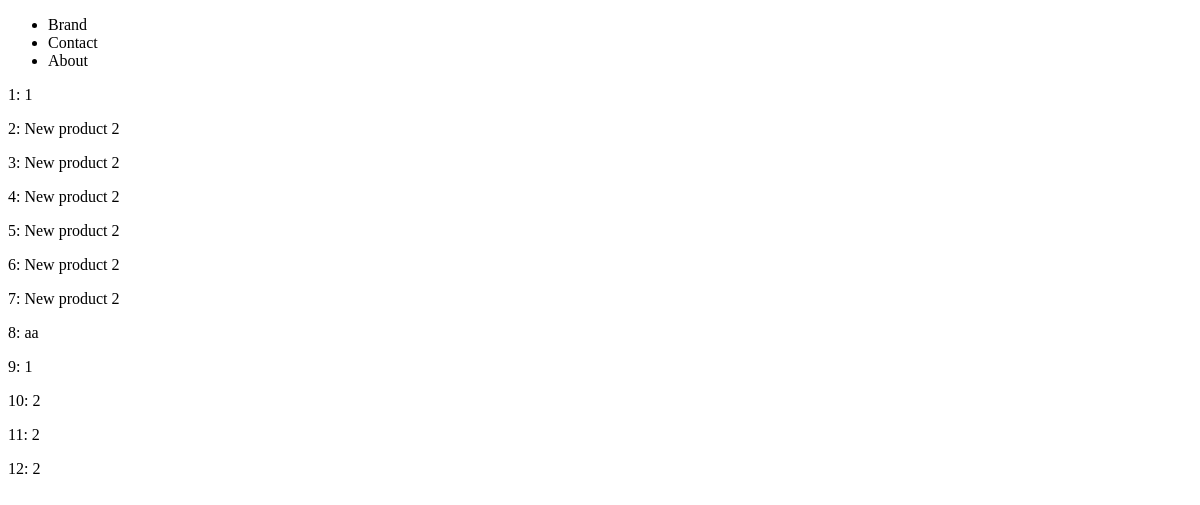
/product/, run on an earlier commit of the app's database.
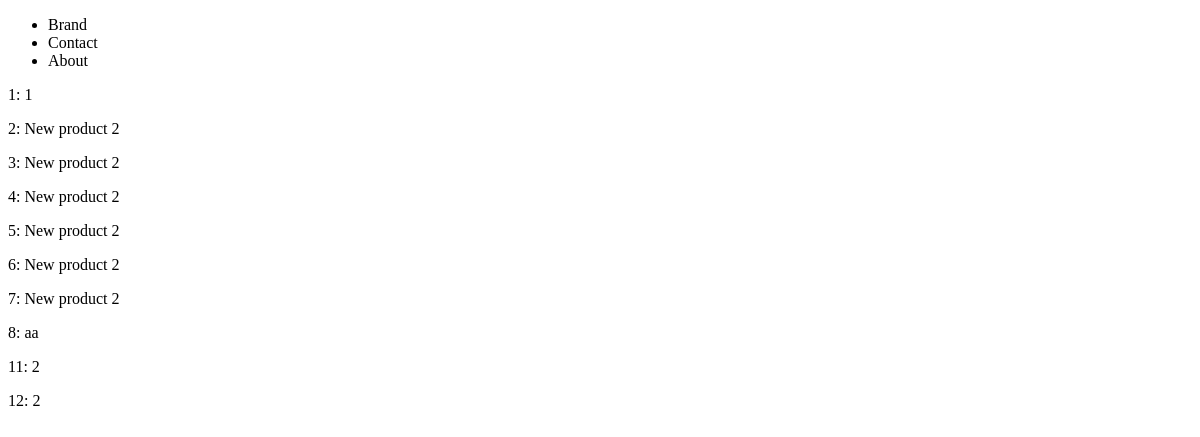
And on a later commit of the database.
### products/models.py (models this page shows)
class Product(models.Model):
    title = models.CharField(max_length=120)
    description = models.TextField(blank=True, null=True)
    price = models.DecimalField(decimal_places=2, max_digits=10000)
    summary = models.TextField(blank=True, null=True)

### products/views.py (the view)
# urls.py: path('product/', product_list_view),
def product_list_view(request):
    queryset = Product.objects.all() # list of objects
    context = {
        "object_list": queryset
    }
    return render(request, "product/list.html", context)

### products/templates/product/list.html
{% extends 'base.html' %}
{% block content %}
    {% for instance in object_list %}
        <p>{{ instance.id }}: {{ instance.title }}</p>
    {% endfor %}
{% endblock %}

What changed in the data, as far as the page shows it:
removed Product: id "9", title "1"
removed Product: id "10", title "2"
